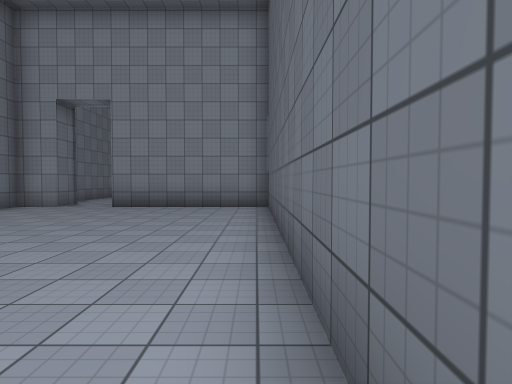
view 1 (above)

12 first-person views from a walk through a 3-D level made in the Unity game engine. The camera is 1.5 m above the floor, tilts 2° down and sees 75° across. The floor is counted in squares, 2 m on a side. Each view is taken from the middle of a square. On the plan, view 1 faces up. The plan holds only what a view shows up to about 11 squares ahead; the rest is blank. The place goes on beyond the plan. The player is left out. Surface patterns are stand-ins for the level's own textures.

view 2
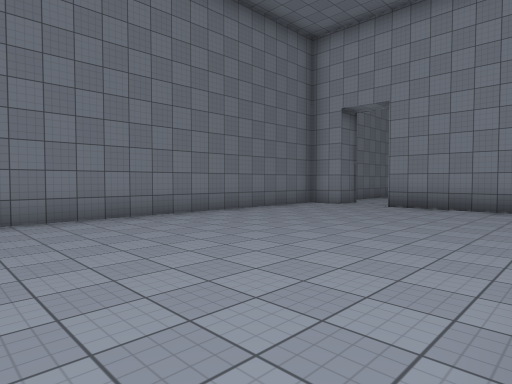

view 3
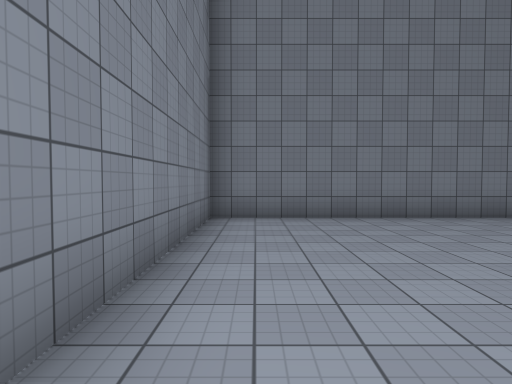

view 4
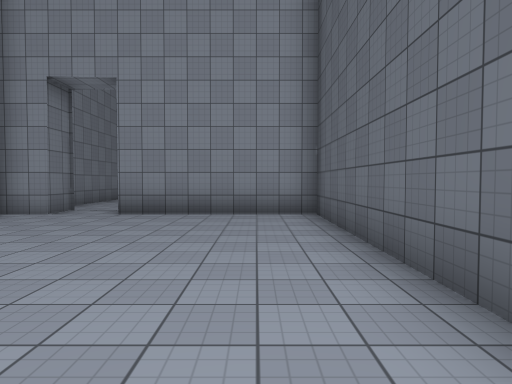

view 5
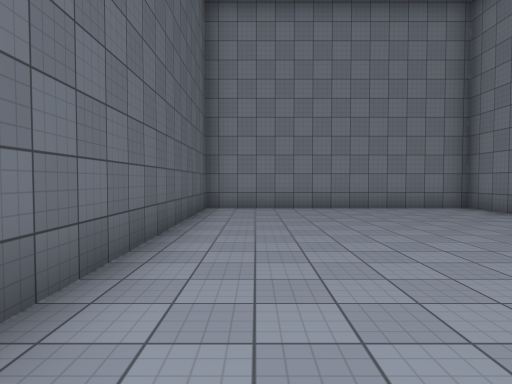

view 6
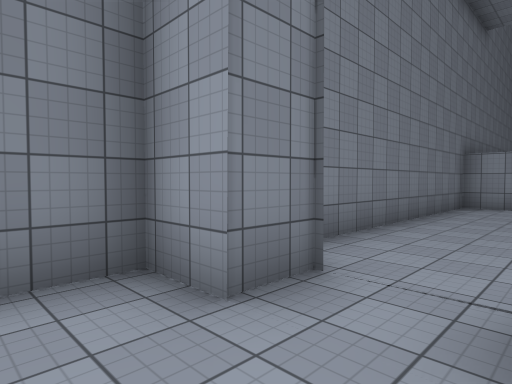

view 7
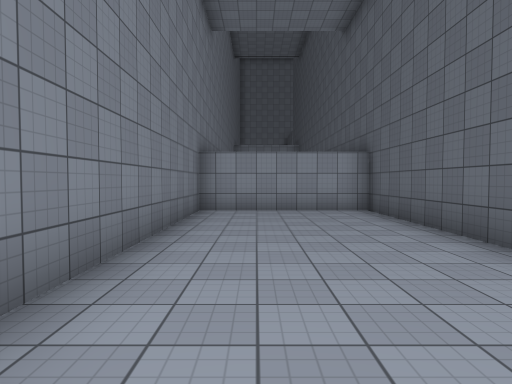

view 8
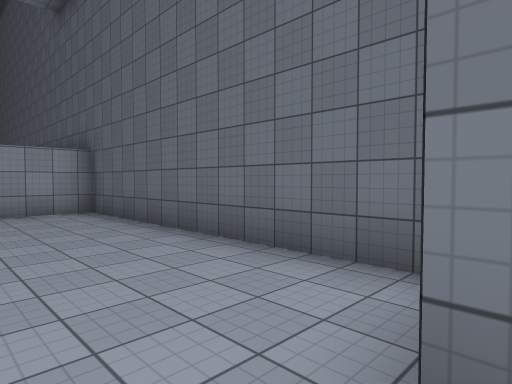

view 9
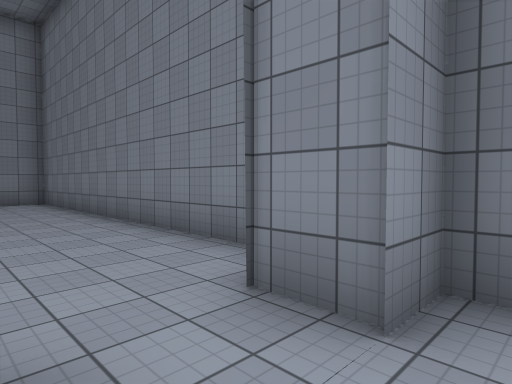

view 10
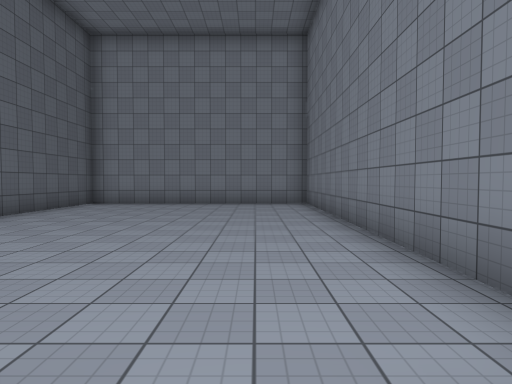

view 11
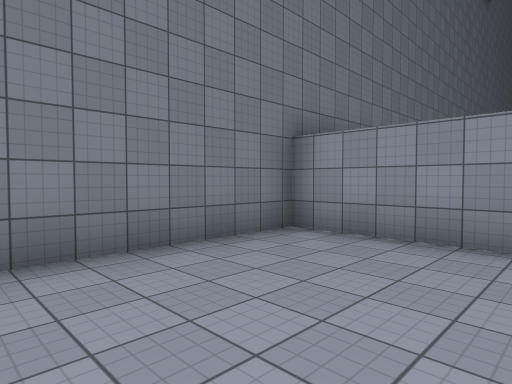

view 12
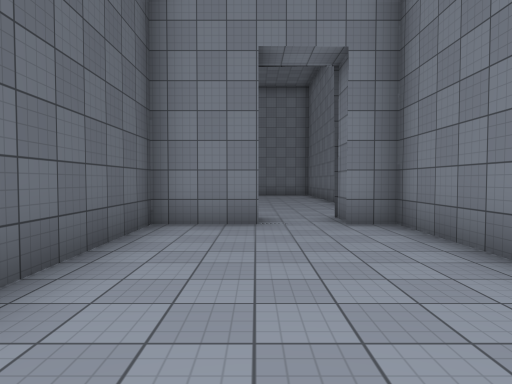

### Floor plan
Points are (right, up) in squares from view 1. A wall is a line through its corners. A room is listed if a view was taken in it or the views show most of it. See-through windows are left out.
Room 1 (views 1, 2, 3, 4, 5, 6)
walls: (-5.6, 9.3) (-6.7, 9.3) (-6.7, -0.9) (0.3, -0.9) (0.3, 9.3) (-4, 9.3)
ways out: opening at (-5, 10) to room 2
Room 2 (views 7, 8, 9, 10, 11, 12)
walls: (-4.1, 10.3) (-2.2, 10.3) (-2.2, 18.2) (-6.4, 18.2) (-6.4, 10.3) (-5.6, 10.3) (-5.6, 9.3)
ways out: opening at (-5, 10) to room 1

Where each view was taken, in squares from view 1:
view 1: 0 up, 0 right, facing up
view 2: 0 up, 0 right, facing up-left
view 3: 0 up, 0 right, facing left
view 4: 2 up, 1 left, facing up
view 5: 8 up, 1 left, facing down
view 6: 8 up, 4 left, facing up-left
view 7: 10 up, 5 left, facing up
view 8: 10 up, 5 left, facing up-right
view 9: 11 up, 4 left, facing down-left
view 10: 10 up, 5 left, facing down
view 11: 14 up, 3 left, facing up-left
view 12: 16 up, 4 left, facing down
